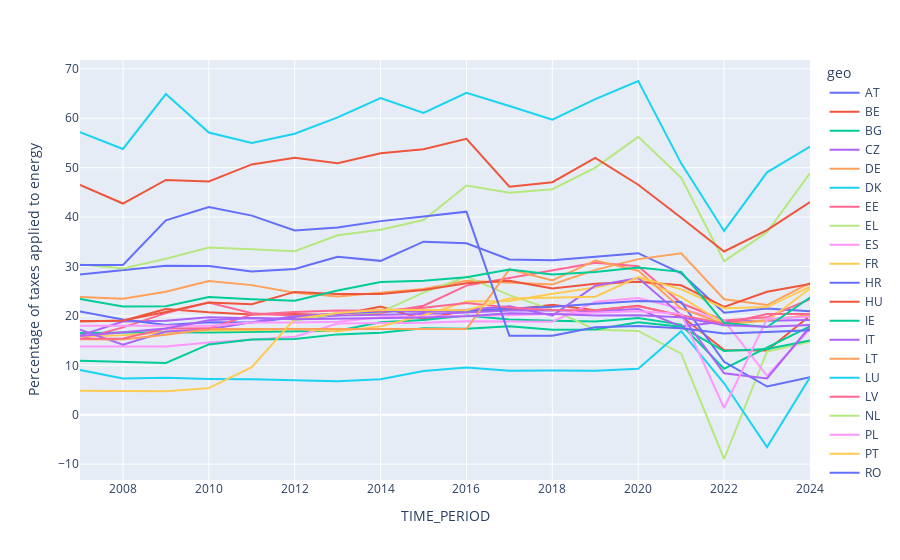

The notebook cell saved with this chart:
### Markdown cell above
This chart displays energy prices in euros per kilowatt-hour (EUR per kWh) excluding taxes across different European countries from 2007 to 2024.
Key observations:

- Energy prices remained relatively stable between 0.02-0.05 EUR/kWh for most countries from 2007 to 2019
- A dramatic price spike occurred in 2021-2022, with peaks reaching as high as 0.14 EUR/kWh for some countries
- All countries experienced this significant price surge, though with varying magnitudes
- By 2023-2024, prices began declining but remained higher than pre-2020 levels
- The synchronization of this price spike across all countries suggests a common external factor, most likely the energy crisis following Russia's invasion of Ukraine and subsequent disruptions to European energy markets
- There's considerable convergence in price movements across countries, though with persistent differences in absolute levels

This visualization powerfully illustrates the European energy crisis of 2021-2022 and its impact on consumer energy prices. The unprecedented nature of this price shock is evident when comparing the relatively stable pre-2020 period with the dramatic spike and subsequent partial recovery in the following years.

Let's now check the policy reactions to these changes by analysing the taxes to gas:

### Code cell
electricity_prices_hh_df = energy_prices_df[
    (energy_prices_df['nrg_bal'] == 'FC_NHH_E') &
    (energy_prices_df['siec'] == 'G3000') 
]

fig = px.line(electricity_prices_hh_df, x='TIME_PERIOD', y='Percentage of taxes applied to energy', color='geo')
fig.show()

### Figure 1 — Plotly figure (JSON) as saved in the notebook; plotly's stock layout.template omitted (floating-point values rounded to 4 significant figures)
{"data": [{"hovertemplate": "geo=AT<br>TIME_PERIOD=%{x}<br>Percentage of taxes applied to energy=%{y}<extra></extra>", "legendgroup": "AT", "line": {"color": "#636efa", "dash": "solid"}, "marker": {"symbol": "circle"}, "mode": "lines", "name": "AT", "orientation": "v", "showlegend": true, "type": "scatter", "x": [2007, 2009, 2010, 2011, 2012, 2013, 2014, 2015, 2016, 2017, 2018, 2019, 2020, 2021, 2022, 2023, 2024], "xaxis": "x", "y": [28.4, 30.16, 30.1, 29.01, 29.5, 31.97, 31.14, 35.03, 34.7, 31.42, 31.28, 32.0, 32.7, 28.61, 20.65, 21.52, 20.92], "yaxis": "y"}, {"hovertemplate": "geo=BE<br>TIME_PERIOD=%{x}<br>Percentage of taxes applied to energy=%{y}<extra></extra>", "legendgroup": "BE", "line": {"color": "#EF553B", "dash": "solid"}, "marker": {"symbol": "circle"}, "mode": "lines", "name": "BE", "orientation": "v", "showlegend": true, "type": "scatter", "x": [2007, 2008, 2009, 2010, 2011, 2012, 2013, 2014, 2015, 2016, 2017, 2018, 2019, 2020, 2021, 2022, 2023, 2024], "xaxis": "x", "y": [18.95, 19.04, 21.4, 20.72, 20.29, 20.37, 20.13, 21.91, 19.32, 21.13, 21.21, 22.28, 21.13, 22.05, 19.97, 13.09, 12.98, 20.04], "yaxis": "y"}, {"hovertemplate": "geo=BG<br>TIME_PERIOD=%{x}<br>Percentage of taxes applied to energy=%{y}<extra></extra>", "legendgroup": "BG", "line": {"color": "#00cc96", "dash": "solid"}, "marker": {"symbol": "circle"}, "mode": "lines", "name": "BG", "orientation": "v", "showlegend": true, "type": "scatter", "x": [2007, 2008, 2009, 2010, 2011, 2012, 2013, 2014, 2015, 2016, 2017, 2018, 2019, 2020, 2021, 2022, 2023, 2024], "xaxis": "x", "y": [16.56, 16.65, 16.68, 16.64, 16.72, 16.83, 17.02, 18.7, 19.18, 20.06, 19.28, 19.03, 18.88, 19.59, 18.24, 9.32, 13.57, 17.9], "yaxis": "y"}, {"hovertemplate": "geo=CZ<br>TIME_PERIOD=%{x}<br>Percentage of taxes applied to energy=%{y}<extra></extra>", "legendgroup": "CZ", "line": {"color": "#ab63fa", "dash": "solid"}, "marker": {"symbol": "circle"}, "mode": "lines", "name": "CZ", "orientation": "v", "showlegend": true, "type": "scatter", "x": [2007, 2008, 2009, 2010, 2011, 2012, 2013, 2014, 2015, 2016, 2017, 2018, 2019, 2020, 2021, 2022, 2023, 2024], "xaxis": "x", "y": [16.02, 18.88, 19.02, 19.71, 19.54, 19.37, 20.1, 20.18, 20.4, 20.67, 21.07, 21.16, 20.96, 21.42, 17.87, 18.85, 19.0, 19.18], "yaxis": "y"}, {"hovertemplate": "geo=DE<br>TIME_PERIOD=%{x}<br>Percentage of taxes applied to energy=%{y}<extra></extra>", "legendgroup": "DE", "line": {"color": "#FFA15A", "dash": "solid"}, "marker": {"symbol": "circle"}, "mode": "lines", "name": "DE", "orientation": "v", "showlegend": true, "type": "scatter", "x": [2007, 2008, 2009, 2010, 2011, 2012, 2013, 2014, 2015, 2016, 2017, 2018, 2019, 2020, 2021, 2022, 2023, 2024], "xaxis": "x", "y": [23.81, 23.49, 24.87, 27.08, 26.23, 24.67, 23.94, 24.71, 25.46, 27.11, 26.73, 26.37, 29.31, 31.49, 32.66, 23.38, 22.2, 26.7], "yaxis": "y"}, {"hovertemplate": "geo=DK<br>TIME_PERIOD=%{x}<br>Percentage of taxes applied to energy=%{y}<extra></extra>", "legendgroup": "DK", "line": {"color": "#19d3f3", "dash": "solid"}, "marker": {"symbol": "circle"}, "mode": "lines", "name": "DK", "orientation": "v", "showlegend": true, "type": "scatter", "x": [2007, 2008, 2009, 2010, 2011, 2012, 2013, 2014, 2015, 2016, 2017, 2018, 2019, 2020, 2021, 2022, 2023, 2024], "xaxis": "x", "y": [57.19, 53.79, 64.9, 57.11, 55.0, 56.88, 60.17, 64.07, 61.06, 65.14, 62.49, 59.71, 63.87, 67.54, 50.87, 37.19, 49.05, 54.26], "yaxis": "y"}, {"hovertemplate": "geo=EE<br>TIME_PERIOD=%{x}<br>Percentage of taxes applied to energy=%{y}<extra></extra>", "legendgroup": "EE", "line": {"color": "#FF6692", "dash": "solid"}, "marker": {"symbol": "circle"}, "mode": "lines", "name": "EE", "orientation": "v", "showlegend": true, "type": "scatter", "x": [2007, 2008, 2009, 2010, 2011, 2012, 2013, 2014, 2015, 2016, 2017, 2018, 2019, 2020, 2021, 2022, 2023, 2024], "xaxis": "x", "y": [15.25, 17.68, 20.57, 22.72, 20.56, 20.05, 20.37, 20.61, 22.06, 26.13, 27.67, 29.19, 30.74, 30.04, 22.55, 19.07, 19.71, 23.39], "yaxis": "y"}, {"hovertemplate": "geo=EL<br>TIME_PERIOD=%{x}<br>Percentage of taxes applied to energy=%{y}<extra></extra>", "legendgroup": "EL", "line": {"color": "#B6E880", "dash": "solid"}, "marker": {"symbol": "circle"}, "mode": "lines", "name": "EL", "orientation": "v", "showlegend": true, "type": "scatter", "x": [2012, 2013, 2014, 2015, 2016, 2017, 2018, 2019, 2020, 2021, 2022, 2023, 2024], "xaxis": "x", "y": [19.07, 20.42, 20.75, 24.7, 27.98, 24.21, 21.27, 17.22, 16.95, 12.35, -8.96, 12.81, 14.75], "yaxis": "y"}, {"hovertemplate": "geo=ES<br>TIME_PERIOD=%{x}<br>Percentage of taxes applied to energy=%{y}<extra></extra>", "legendgroup": "ES", "line": {"color": "#FF97FF", "dash": "solid"}, "marker": {"symbol": "circle"}, "mode": "lines", "name": "ES", "orientation": "v", "showlegend": true, "type": "scatter", "x": [2007, 2008, 2009, 2010, 2011, 2012, 2013, 2014, 2015, 2016, 2017, 2018, 2019, 2020, 2021, 2022, 2023, 2024], "xaxis": "x", "y": [13.81, 13.75, 13.79, 14.61, 15.24, 15.79, 18.47, 18.48, 18.63, 18.94, 18.93, 18.82, 22.86, 23.6, 21.43, 19.05, 7.88, 17.29], "yaxis": "y"}, {"hovertemplate": "geo=FR<br>TIME_PERIOD=%{x}<br>Percentage of taxes applied to energy=%{y}<extra></extra>", "legendgroup": "FR", "line": {"color": "#FECB52", "dash": "solid"}, "marker": {"symbol": "circle"}, "mode": "lines", "name": "FR", "orientation": "v", "showlegend": true, "type": "scatter", "x": [2007, 2008, 2009, 2010, 2011, 2012, 2013, 2014, 2015, 2016, 2017, 2018, 2019, 2020, 2021, 2022, 2023, 2024], "xaxis": "x", "y": [15.84, 16.1, 16.68, 17.04, 17.11, 17.33, 16.88, 17.88, 20.12, 22.93, 23.0, 24.5, 25.74, 27.67, 23.81, 18.45, 18.96, 25.54], "yaxis": "y"}, {"hovertemplate": "geo=HR<br>TIME_PERIOD=%{x}<br>Percentage of taxes applied to energy=%{y}<extra></extra>", "legendgroup": "HR", "line": {"color": "#636efa", "dash": "solid"}, "marker": {"symbol": "circle"}, "mode": "lines", "name": "HR", "orientation": "v", "showlegend": true, "type": "scatter", "x": [2007, 2008, 2009, 2010, 2011, 2012, 2013, 2014, 2015, 2016, 2017, 2018, 2019, 2020, 2021, 2022, 2023, 2024], "xaxis": "x", "y": [20.9, 19.27, 18.15, 18.72, 18.66, 19.75, 20.47, 20.91, 20.93, 21.06, 21.51, 21.83, 22.44, 23.04, 22.82, 10.7, 5.7, 7.59], "yaxis": "y"}, {"hovertemplate": "geo=HU<br>TIME_PERIOD=%{x}<br>Percentage of taxes applied to energy=%{y}<extra></extra>", "legendgroup": "HU", "line": {"color": "#EF553B", "dash": "solid"}, "marker": {"symbol": "circle"}, "mode": "lines", "name": "HU", "orientation": "v", "showlegend": true, "type": "scatter", "x": [2007, 2008, 2009, 2010, 2011, 2012, 2013, 2014, 2015, 2016, 2017, 2018, 2019, 2020, 2021, 2022, 2023, 2024], "xaxis": "x", "y": [18.89, 19.05, 20.78, 22.7, 22.38, 24.86, 24.43, 24.44, 25.25, 26.61, 27.12, 25.55, 26.49, 26.9, 26.19, 21.8, 24.9, 26.45], "yaxis": "y"}, {"hovertemplate": "geo=IE<br>TIME_PERIOD=%{x}<br>Percentage of taxes applied to energy=%{y}<extra></extra>", "legendgroup": "IE", "line": {"color": "#00cc96", "dash": "solid"}, "marker": {"symbol": "circle"}, "mode": "lines", "name": "IE", "orientation": "v", "showlegend": true, "type": "scatter", "x": [2007, 2008, 2009, 2010, 2011, 2012, 2013, 2014, 2015, 2016, 2017, 2018, 2019, 2020, 2021, 2022, 2023, 2024], "xaxis": "x", "y": [10.94, 10.76, 10.46, 14.23, 15.24, 15.35, 16.26, 16.61, 17.51, 17.38, 17.91, 17.18, 17.24, 18.71, 17.79, 12.88, 13.32, 15.01], "yaxis": "y"}, {"hovertemplate": "geo=IT<br>TIME_PERIOD=%{x}<br>Percentage of taxes applied to energy=%{y}<extra></extra>", "legendgroup": "IT", "line": {"color": "#ab63fa", "dash": "solid"}, "marker": {"symbol": "circle"}, "mode": "lines", "name": "IT", "orientation": "v", "showlegend": true, "type": "scatter", "x": [2007, 2008, 2009, 2010, 2011, 2012, 2013, 2014, 2015, 2016, 2017, 2018, 2019, 2020, 2021, 2022, 2023, 2024], "xaxis": "x", "y": [17.19, 14.19, 16.86, 17.32, 18.73, 19.95, 20.41, 21.26, 20.8, 21.26, 21.97, 20.06, 26.12, 27.65, 20.16, 8.39, 7.34, 17.84], "yaxis": "y"}, {"hovertemplate": "geo=LT<br>TIME_PERIOD=%{x}<br>Percentage of taxes applied to energy=%{y}<extra></extra>", "legendgroup": "LT", "line": {"color": "#FFA15A", "dash": "solid"}, "marker": {"symbol": "circle"}, "mode": "lines", "name": "LT", "orientation": "v", "showlegend": true, "type": "scatter", "x": [2007, 2008, 2009, 2010, 2011, 2012, 2013, 2014, 2015, 2016, 2017, 2018, 2019, 2020, 2021, 2022, 2023, 2024], "xaxis": "x", "y": [15.25, 15.24, 16.18, 17.34, 17.33, 17.36, 17.36, 17.36, 17.33, 17.34, 29.44, 27.18, 31.22, 29.14, 21.52, 18.31, 19.16, 20.16], "yaxis": "y"}, {"hovertemplate": "geo=LU<br>TIME_PERIOD=%{x}<br>Percentage of taxes applied to energy=%{y}<extra></extra>", "legendgroup": "LU", "line": {"color": "#19d3f3", "dash": "solid"}, "marker": {"symbol": "circle"}, "mode": "lines", "name": "LU", "orientation": "v", "showlegend": true, "type": "scatter", "x": [2007, 2008, 2009, 2010, 2011, 2012, 2013, 2014, 2015, 2016, 2017, 2018, 2019, 2020, 2021, 2022, 2023, 2024], "xaxis": "x", "y": [9.08, 7.33, 7.47, 7.25, 7.19, 6.91, 6.78, 7.17, 8.87, 9.57, 8.9, 8.94, 8.9, 9.29, 16.9, 6.36, -6.54, 7.58], "yaxis": "y"}, {"hovertemplate": "geo=LV<br>TIME_PERIOD=%{x}<br>Percentage of taxes applied to energy=%{y}<extra></extra>", "legendgroup": "LV", "line": {"color": "#FF6692", "dash": "solid"}, "marker": {"symbol": "circle"}, "mode": "lines", "name": "LV", "orientation": "v", "showlegend": true, "type": "scatter", "x": [2007, 2008, 2009, 2010, 2011, 2012, 2013, 2014, 2015, 2016, 2017, 2018, 2019, 2020, 2021, 2022, 2023, 2024], "xaxis": "x", "y": [15.39, 15.41, 17.44, 17.48, 20.27, 20.81, 21.07, 21.03, 21.64, 22.62, 21.7, 21.21, 21.13, 21.93, 20.16, 18.4, 20.4, 20.38], "yaxis": "y"}, {"hovertemplate": "geo=NL<br>TIME_PERIOD=%{x}<br>Percentage of taxes applied to energy=%{y}<extra></extra>", "legendgroup": "NL", "line": {"color": "#B6E880", "dash": "solid"}, "marker": {"symbol": "circle"}, "mode": "lines", "name": "NL", "orientation": "v", "showlegend": true, "type": "scatter", "x": [2007, 2008, 2009, 2010, 2011, 2012, 2013, 2014, 2015, 2016, 2017, 2018, 2019, 2020, 2021, 2022, 2023, 2024], "xaxis": "x", "y": [30.38, 29.62, 31.56, 33.84, 33.5, 33.08, 36.32, 37.43, 39.4, 46.39, 44.92, 45.63, 50.03, 56.24, 47.97, 31.07, 36.94, 48.89], "yaxis": "y"}, {"hovertemplate": "geo=PL<br>TIME_PERIOD=%{x}<br>Percentage of taxes applied to energy=%{y}<extra></extra>", "legendgroup": "PL", "line": {"color": "#FF97FF", "dash": "solid"}, "marker": {"symbol": "circle"}, "mode": "lines", "name": "PL", "orientation": "v", "showlegend": true, "type": "scatter", "x": [2007, 2008, 2009, 2010, 2011, 2012, 2013, 2014, 2015, 2016, 2017, 2018, 2019, 2020, 2021, 2022, 2023, 2024], "xaxis": "x", "y": [18.0, 18.07, 18.03, 18.01, 18.69, 18.69, 18.84, 19.72, 19.82, 20.05, 20.15, 20.37, 20.58, 20.93, 20.41, 1.36, 19.44, 19.84], "yaxis": "y"}, {"hovertemplate": "geo=PT<br>TIME_PERIOD=%{x}<br>Percentage of taxes applied to energy=%{y}<extra></extra>", "legendgroup": "PT", "line": {"color": "#FECB52", "dash": "solid"}, "marker": {"symbol": "circle"}, "mode": "lines", "name": "PT", "orientation": "v", "showlegend": true, "type": "scatter", "x": [2007, 2008, 2009, 2010, 2011, 2012, 2013, 2014, 2015, 2016, 2017, 2018, 2019, 2020, 2021, 2022, 2023, 2024], "xaxis": "x", "y": [4.86, 4.73, 4.73, 5.38, 9.62, 19.41, 20.6, 21.27, 21.15, 21.15, 23.53, 23.73, 23.87, 27.86, 25.38, 21.56, 21.79, 25.91], "yaxis": "y"}, {"hovertemplate": "geo=RO<br>TIME_PERIOD=%{x}<br>Percentage of taxes applied to energy=%{y}<extra></extra>", "legendgroup": "RO", "line": {"color": "#636efa", "dash": "solid"}, "marker": {"symbol": "circle"}, "mode": "lines", "name": "RO", "orientation": "v", "showlegend": true, "type": "scatter", "x": [2007, 2008, 2009, 2010, 2011, 2012, 2013, 2014, 2015, 2016, 2017, 2018, 2019, 2020, 2021, 2022, 2023, 2024], "xaxis": "x", "y": [30.3, 30.29, 39.35, 42.04, 40.3, 37.28, 37.89, 39.18, 40.13, 41.09, 15.97, 15.97, 17.69, 17.97, 17.52, 16.43, 16.76, 17.11], "yaxis": "y"}, {"hovertemplate": "geo=SE<br>TIME_PERIOD=%{x}<br>Percentage of taxes applied to energy=%{y}<extra></extra>", "legendgroup": "SE", "line": {"color": "#EF553B", "dash": "solid"}, "marker": {"symbol": "circle"}, "mode": "lines", "name": "SE", "orientation": "v", "showlegend": true, "type": "scatter", "x": [2007, 2008, 2009, 2010, 2011, 2012, 2013, 2014, 2015, 2016, 2017, 2018, 2019, 2020, 2021, 2022, 2023, 2024], "xaxis": "x", "y": [46.53, 42.74, 47.51, 47.22, 50.66, 51.99, 50.91, 52.9, 53.71, 55.84, 46.13, 47.05, 51.98, 46.54, 39.86, 33.04, 37.38, 43.02], "yaxis": "y"}, {"hovertemplate": "geo=SI<br>TIME_PERIOD=%{x}<br>Percentage of taxes applied to energy=%{y}<extra></extra>", "legendgroup": "SI", "line": {"color": "#00cc96", "dash": "solid"}, "marker": {"symbol": "circle"}, "mode": "lines", "name": "SI", "orientation": "v", "showlegend": true, "type": "scatter", "x": [2007, 2008, 2009, 2010, 2011, 2012, 2013, 2014, 2015, 2016, 2017, 2018, 2019, 2020, 2021, 2022, 2023, 2024], "xaxis": "x", "y": [23.4, 21.88, 21.95, 23.81, 23.37, 23.07, 25.16, 26.87, 27.12, 27.83, 29.38, 28.37, 28.87, 29.79, 28.91, 18.58, 17.74, 23.71], "yaxis": "y"}, {"hovertemplate": "geo=SK<br>TIME_PERIOD=%{x}<br>Percentage of taxes applied to energy=%{y}<extra></extra>", "legendgroup": "SK", "line": {"color": "#ab63fa", "dash": "solid"}, "marker": {"symbol": "circle"}, "mode": "lines", "name": "SK", "orientation": "v", "showlegend": true, "type": "scatter", "x": [2007, 2008, 2009, 2010, 2011, 2012, 2013, 2014, 2015, 2016, 2017, 2018, 2019, 2020, 2021, 2022, 2023, 2024], "xaxis": "x", "y": [15.92, 16.63, 17.47, 19.12, 19.59, 19.3, 19.42, 19.45, 19.68, 19.95, 20.54, 20.4, 20.09, 20.13, 19.71, 18.12, 17.8, 18.14], "yaxis": "y"}], "layout": {"legend": {"title": {"text": "geo"}, "tracegroupgap": 0}, "margin": {"t": 60}, "xaxis": {"anchor": "y", "domain": [0, 1], "title": {"text": "TIME_PERIOD"}}, "yaxis": {"anchor": "x", "domain": [0, 1], "title": {"text": "Percentage of taxes applied to energy"}}}}
